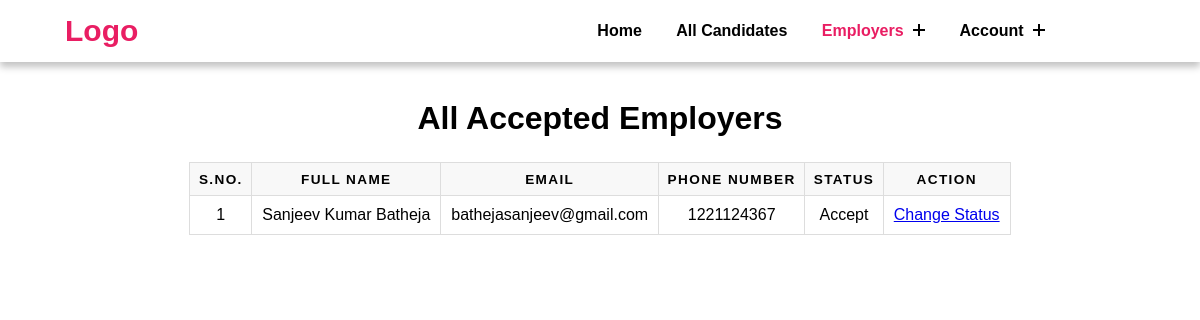
The page /acceptedEmployers (signed in) on the database its author committed.
### job_portal_app/models.py (models this page shows, shortened)
class EmployerRegister(models.Model):
    user = models.ForeignKey(User, on_delete=models.CASCADE)
    first_name = models.CharField(max_length=100)
    last_name = models.CharField(max_length=100)
    phone = models.CharField(max_length=20)
    type = models.CharField(max_length=50)
    status = models.CharField(max_length=20)

### job_portal_app/views.py (the view)
# urls.py: path('acceptedEmployers', acceptedEmployers, name="acceptedEmployers"),
def acceptedEmployers(request):
    if not request.user.is_authenticated:
        return redirect('adminLogin')
    data = EmployerRegister.objects.filter(status="Accept")
    context = {
        'data': data
    }
    return render(request, 'acceptedEmployers.html', context)

### job_portal_app/templates/acceptedEmployers.html (shortened to what this page needs)
{% extends 'base.html' %}
{% load static %}
{% block content %}
{% include 'adminNavbar.html' %}
<link rel="stylesheet" href="{% static 'table.css' %}">
<div class="container" style="margin-top: 100px;">
    <h1 style="text-align: center; margin-bottom: 25px;">All Accepted Employers</h1>
    <table class="table" border="1" cellspacing="0" cellpadding="1">
        <thead>
            <tr>
                <th scope="col">S.No.</th>
                <th scope="col">Full Name</th>
                <th scope="col">Email</th>
                <th scope="col">Phone Number</th>
                <th scope="col">Status</th>
                <th scope="col">Action</th>
            </tr>
        </thead>
        <tbody>
            {% if data %}
            {% for i in data %}
            <tr>
                <td scope="row" aria-label="S.No.">{{forloop.counter}}</td>
                <td aria-label="Full Name">{{i.user.first_name}} {{i.user.last_name}}</td>
                <td aria-label="Email">{{i.user.username}}</td>
                <td aria-label="Phone Number">{{i.phone}}</td>
                <td aria-label="Status">{{i.status}}</td>
                <td aria-label="Action">
                    <a href="{% url 'change_status' i.id %}">Change Status</a>
                </td>
            </tr>
            {% endfor %}
            {% else %}
            <tr>
                <td colspan="6">No records found.</td>
            </tr>
            {% endif %}
        </tbody>
    </table>
</div>
{% endblock %}

### job_portal_app/static/style.css (style rules this page uses)
* { margin: 0; padding: 0; font-family: sans-serif; }
*, *:after, *:before { -webkit-box-sizing: border-box; -moz-box-sizing: border-box; -ms-box-sizing:border-box; -o-box-sizing:border-box; box-sizing: border-box; }

### job_portal_app/static/table.css (style rules this page uses)
table { border: 1px solid #ccc; border-collapse: collapse; margin: 0; margin-left: auto; margin-right: auto; padding: 0; table-layout: fixed; }
table thead tr { background: #f8f8f8; border: 1px solid #ddd; }
table tbody tr { background: #fff; border: 1px solid #ddd; }
table th, table td { padding: .625em; text-align: center; }
table th { font-size: .85em; letter-spacing: .1em; text-transform: uppercase; }

### rows shown on the page
EmployerRegister: user.first_name "Sanjeev Kumar", user.last_name "Batheja", user.username "bathejasanjeev@gmail.com", phone "1221124367", status "Accept"
